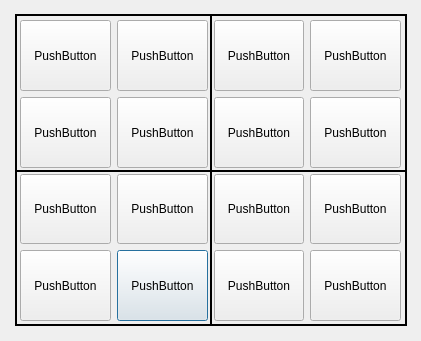
<?xml version="1.0" encoding="UTF-8"?>
<ui version="4.0">
 <class>Dialog</class>
 <widget class="QDialog" name="Dialog">
  <property name="geometry">
   <rect>
    <x>0</x>
    <y>0</y>
    <width>421</width>
    <height>341</height>
   </rect>
  </property>
  <property name="windowTitle">
   <string>Dialog</string>
  </property>
  <widget class="QWidget" name="gridLayoutWidget">
   <property name="geometry">
    <rect>
     <x>20</x>
     <y>20</y>
     <width>381</width>
     <height>301</height>
    </rect>
   </property>
   <layout class="QGridLayout" name="grid_buttons">
    <item row="3" column="1">
     <widget class="QPushButton" name="pushButton_16">
      <property name="sizePolicy">
       <sizepolicy hsizetype="Minimum" vsizetype="Expanding">
        <horstretch>0</horstretch>
        <verstretch>0</verstretch>
       </sizepolicy>
      </property>
      <property name="text">
       <string>PushButton</string>
      </property>
     </widget>
    </item>
    <item row="0" column="1">
     <widget class="QPushButton" name="pushButton_4">
      <property name="sizePolicy">
       <sizepolicy hsizetype="Minimum" vsizetype="Expanding">
        <horstretch>0</horstretch>
        <verstretch>0</verstretch>
       </sizepolicy>
      </property>
      <property name="text">
       <string>PushButton</string>
      </property>
     </widget>
    </item>
    <item row="2" column="2">
     <widget class="QPushButton" name="pushButton_13">
      <property name="sizePolicy">
       <sizepolicy hsizetype="Minimum" vsizetype="Expanding">
        <horstretch>0</horstretch>
        <verstretch>0</verstretch>
       </sizepolicy>
      </property>
      <property name="text">
       <string>PushButton</string>
      </property>
     </widget>
    </item>
    <item row="0" column="3">
     <widget class="QPushButton" name="pushButton_6">
      <property name="sizePolicy">
       <sizepolicy hsizetype="Minimum" vsizetype="Expanding">
        <horstretch>0</horstretch>
        <verstretch>0</verstretch>
       </sizepolicy>
      </property>
      <property name="text">
       <string>PushButton</string>
      </property>
     </widget>
    </item>
    <item row="3" column="3">
     <widget class="QPushButton" name="pushButton_18">
      <property name="sizePolicy">
       <sizepolicy hsizetype="Minimum" vsizetype="Expanding">
        <horstretch>0</horstretch>
        <verstretch>0</verstretch>
       </sizepolicy>
      </property>
      <property name="text">
       <string>PushButton</string>
      </property>
     </widget>
    </item>
    <item row="0" column="0">
     <widget class="QPushButton" name="pushButton_3">
      <property name="sizePolicy">
       <sizepolicy hsizetype="Minimum" vsizetype="Expanding">
        <horstretch>0</horstretch>
        <verstretch>0</verstretch>
       </sizepolicy>
      </property>
      <property name="text">
       <string>PushButton</string>
      </property>
     </widget>
    </item>
    <item row="2" column="3">
     <widget class="QPushButton" name="pushButton_14">
      <property name="sizePolicy">
       <sizepolicy hsizetype="Minimum" vsizetype="Expanding">
        <horstretch>0</horstretch>
        <verstretch>0</verstretch>
       </sizepolicy>
      </property>
      <property name="text">
       <string>PushButton</string>
      </property>
     </widget>
    </item>
    <item row="1" column="2">
     <widget class="QPushButton" name="pushButton_9">
      <property name="sizePolicy">
       <sizepolicy hsizetype="Minimum" vsizetype="Expanding">
        <horstretch>0</horstretch>
        <verstretch>0</verstretch>
       </sizepolicy>
      </property>
      <property name="text">
       <string>PushButton</string>
      </property>
     </widget>
    </item>
    <item row="1" column="3">
     <widget class="QPushButton" name="pushButton_10">
      <property name="sizePolicy">
       <sizepolicy hsizetype="Minimum" vsizetype="Expanding">
        <horstretch>0</horstretch>
        <verstretch>0</verstretch>
       </sizepolicy>
      </property>
      <property name="text">
       <string>PushButton</string>
      </property>
     </widget>
    </item>
    <item row="3" column="0">
     <widget class="QPushButton" name="pushButton_15">
      <property name="sizePolicy">
       <sizepolicy hsizetype="Minimum" vsizetype="Expanding">
        <horstretch>0</horstretch>
        <verstretch>0</verstretch>
       </sizepolicy>
      </property>
      <property name="text">
       <string>PushButton</string>
      </property>
     </widget>
    </item>
    <item row="3" column="2">
     <widget class="QPushButton" name="pushButton_17">
      <property name="sizePolicy">
       <sizepolicy hsizetype="Minimum" vsizetype="Expanding">
        <horstretch>0</horstretch>
        <verstretch>0</verstretch>
       </sizepolicy>
      </property>
      <property name="autoFillBackground">
       <bool>true</bool>
      </property>
      <property name="text">
       <string>PushButton</string>
      </property>
     </widget>
    </item>
    <item row="1" column="0">
     <widget class="QPushButton" name="pushButton_7">
      <property name="sizePolicy">
       <sizepolicy hsizetype="Minimum" vsizetype="Expanding">
        <horstretch>0</horstretch>
        <verstretch>0</verstretch>
       </sizepolicy>
      </property>
      <property name="text">
       <string>PushButton</string>
      </property>
     </widget>
    </item>
    <item row="0" column="2">
     <widget class="QPushButton" name="pushButton_5">
      <property name="sizePolicy">
       <sizepolicy hsizetype="Minimum" vsizetype="Expanding">
        <horstretch>0</horstretch>
        <verstretch>0</verstretch>
       </sizepolicy>
      </property>
      <property name="text">
       <string>PushButton</string>
      </property>
     </widget>
    </item>
    <item row="2" column="1">
     <widget class="QPushButton" name="pushButton_12">
      <property name="sizePolicy">
       <sizepolicy hsizetype="Minimum" vsizetype="Expanding">
        <horstretch>0</horstretch>
        <verstretch>0</verstretch>
       </sizepolicy>
      </property>
      <property name="text">
       <string>PushButton</string>
      </property>
     </widget>
    </item>
    <item row="1" column="1">
     <widget class="QPushButton" name="pushButton_8">
      <property name="sizePolicy">
       <sizepolicy hsizetype="Minimum" vsizetype="Expanding">
        <horstretch>0</horstretch>
        <verstretch>0</verstretch>
       </sizepolicy>
      </property>
      <property name="text">
       <string>PushButton</string>
      </property>
     </widget>
    </item>
    <item row="2" column="0">
     <widget class="QPushButton" name="pushButton_11">
      <property name="sizePolicy">
       <sizepolicy hsizetype="Minimum" vsizetype="Expanding">
        <horstretch>0</horstretch>
        <verstretch>0</verstretch>
       </sizepolicy>
      </property>
      <property name="text">
       <string>PushButton</string>
      </property>
     </widget>
    </item>
   </layout>
  </widget>
  <widget class="Line" name="line">
   <property name="geometry">
    <rect>
     <x>15</x>
     <y>161</y>
     <width>392</width>
     <height>20</height>
    </rect>
   </property>
   <property name="frameShadow">
    <enum>QFrame::Plain</enum>
   </property>
   <property name="lineWidth">
    <number>2</number>
   </property>
   <property name="orientation">
    <enum>Qt::Horizontal</enum>
   </property>
  </widget>
  <widget class="Line" name="line_2">
   <property name="geometry">
    <rect>
     <x>210</x>
     <y>15</y>
     <width>3</width>
     <height>310</height>
    </rect>
   </property>
   <property name="frameShadow">
    <enum>QFrame::Plain</enum>
   </property>
   <property name="lineWidth">
    <number>2</number>
   </property>
   <property name="orientation">
    <enum>Qt::Vertical</enum>
   </property>
  </widget>
  <widget class="Line" name="line_3">
   <property name="geometry">
    <rect>
     <x>15</x>
     <y>10</y>
     <width>392</width>
     <height>10</height>
    </rect>
   </property>
   <property name="frameShadow">
    <enum>QFrame::Plain</enum>
   </property>
   <property name="lineWidth">
    <number>2</number>
   </property>
   <property name="orientation">
    <enum>Qt::Horizontal</enum>
   </property>
  </widget>
  <widget class="Line" name="line_4">
   <property name="geometry">
    <rect>
     <x>405</x>
     <y>15</y>
     <width>3</width>
     <height>310</height>
    </rect>
   </property>
   <property name="frameShadow">
    <enum>QFrame::Plain</enum>
   </property>
   <property name="lineWidth">
    <number>2</number>
   </property>
   <property name="orientation">
    <enum>Qt::Vertical</enum>
   </property>
  </widget>
  <widget class="Line" name="line_5">
   <property name="geometry">
    <rect>
     <x>15</x>
     <y>15</y>
     <width>3</width>
     <height>310</height>
    </rect>
   </property>
   <property name="frameShadow">
    <enum>QFrame::Plain</enum>
   </property>
   <property name="lineWidth">
    <number>2</number>
   </property>
   <property name="orientation">
    <enum>Qt::Vertical</enum>
   </property>
  </widget>
  <widget class="Line" name="line_6">
   <property name="geometry">
    <rect>
     <x>15</x>
     <y>315</y>
     <width>392</width>
     <height>20</height>
    </rect>
   </property>
   <property name="frameShadow">
    <enum>QFrame::Plain</enum>
   </property>
   <property name="lineWidth">
    <number>2</number>
   </property>
   <property name="orientation">
    <enum>Qt::Horizontal</enum>
   </property>
  </widget>
 </widget>
 <resources/>
 <connections/>
</ui>
